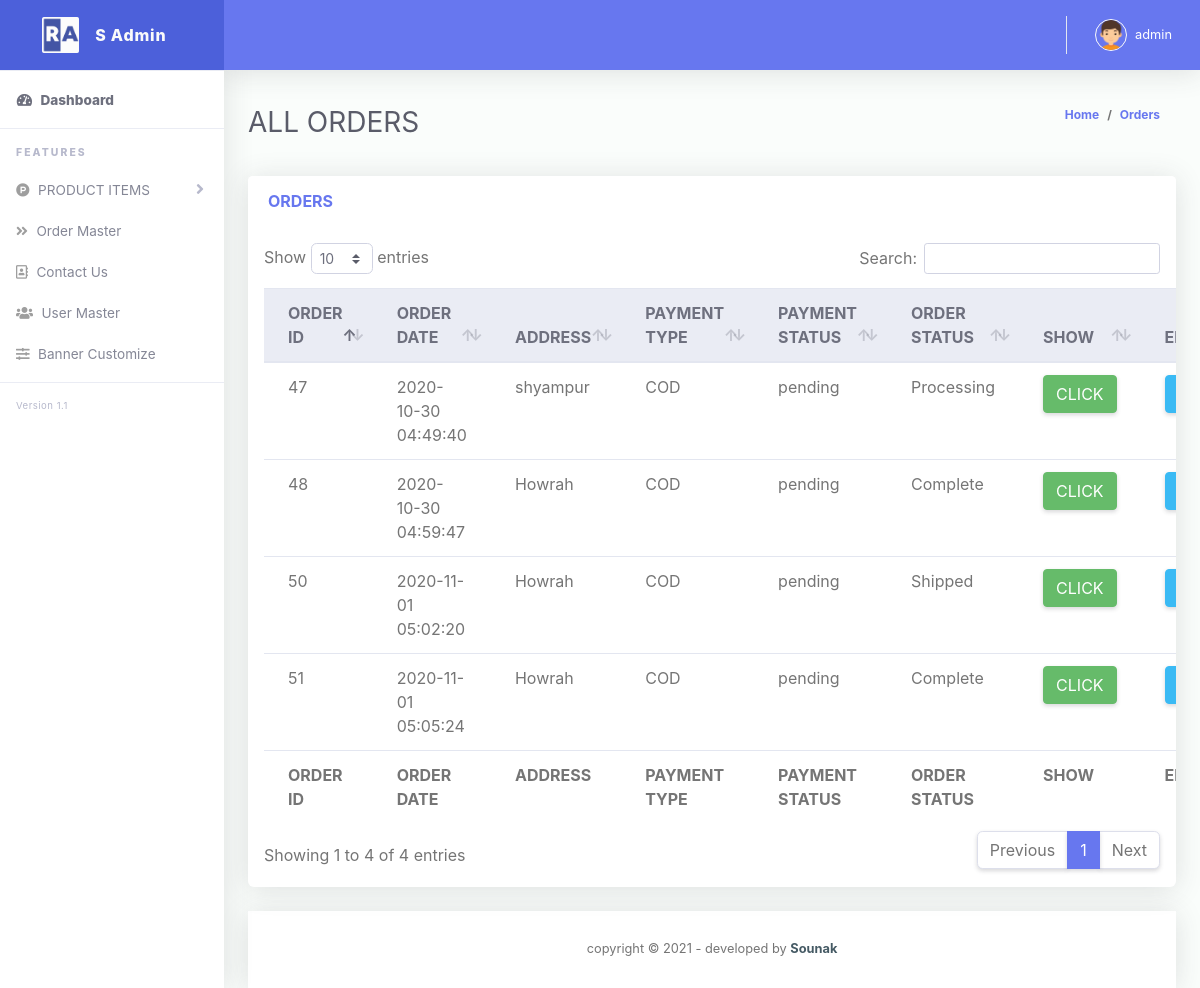
/admin/order_master.php (signed in), run on the app's committed database.
### tables this page shows
CREATE TABLE `orders` (
  `id` int(11) NOT NULL,
  `user_id` int(11) NOT NULL,
  `first_name` varchar(50) NOT NULL,
  `last_name` varchar(50) NOT NULL,
  `email` varchar(20) NOT NULL,
  `title` varchar(40) NOT NULL,
  `first_address` text NOT NULL,
  `last_address` text NOT NULL,
  `zip` int(11) NOT NULL,
  `country` varchar(20) NOT NULL,
  `state` varchar(20) NOT NULL,
  `phone` int(11) NOT NULL,
  `mobile` int(11) NOT NULL,
  `fax` int(11) NOT NULL,
  `payment_type` varchar(20) NOT NULL,
  `total_price` float NOT NULL,
  `order_status` int(11) NOT NULL,
  `txnid` varchar(20) NOT NULL,
  `mihpayid` varchar(20) NOT NULL,
  `payment_status` varchar(20) NOT NULL,
  `added_on` datetime NOT NULL
);

CREATE TABLE `order_status` (
  `id` int(11) NOT NULL,
  `name` varchar(50) NOT NULL
);

### admin/order_master.php (the view, shortened to what this page needs)
<?php
	require('header.inc.php');
				?>
        <div class="container-fluid" id="container-wrapper">
          <div class="d-sm-flex align-items-center justify-content-between mb-4">
            <h1 class="h3 mb-0 text-gray-800">ALL ORDERS</h1>
            <ol class="breadcrumb">
              <li class="breadcrumb-item"><a href="index.php">Home</a></li>
              <li class="breadcrumb-item"><a href="order_master.php">Orders</a></li>
            </ol>
          </div>
          <div class="row">
            <div class="col-lg-12">
              <div class="card mb-4">
                <div class="card-header py-3 d-flex flex-row align-items-center justify-content-between">
                  <h6 class="m-0 font-weight-bold text-primary">ORDERS</h6>
                </div>
                <div class="table-responsive p-3">
                  <table class="table align-items-center table-flush" id="dataTable">
                    <thead class="thead-light">
                      <tr>
						<th>ORDER ID</th>
                        <th>ORDER DATE</th>
                        <th>ADDRESS</th>
                        <th>PAYMENT TYPE</th>
                        <th>PAYMENT STATUS</th>
                        <th>ORDER STATUS</th>
                        <th>SHOW</th>
                        <th>EDIT</th>
                      </tr>
                    </thead>
                    <tfoot>
                      <tr>
						<th>ORDER ID</th>
                        <th>ORDER DATE</th>
                        <th>ADDRESS</th>
                        <th>PAYMENT TYPE</th>
                        <th>PAYMENT STATUS</th>
                        <th>ORDER STATUS</th>
                        <th>SHOW</th>
                        <th>EDIT</th>
                      </tr>
                    </tfoot>
                    <tbody>
					<?php
						$sql="select * from orders order by id desc";
						$result=mysqli_query($conn,$sql);
						while($row=mysqli_fetch_assoc($result)){
							$order_status=$row['order_status'];
							$order_status_result=mysqli_query($conn,"select * from order_status where id='$order_status'");
							if(mysqli_num_rows($order_status_result)>0){
								$order_status_row=mysqli_fetch_assoc($order_status_result);
								$order_type=$order_status_row['name'];
							}else{
								$order_type="Alredy Delivered";
							}
					?>
					 <tr>
                        <td><?php echo $row['id']?></td>
                        <td><?php echo $row['added_on']?></td>
                        <td><?php echo $row['first_address']?></td>
                        <td><?php echo $row['payment_type']?></td>
                        <td><?php echo $row['payment_status']?></td>
                        <td><?php echo $order_type ?></td>
                        <td><a class="btn btn-success" style="color:white;" href="show_order.php?id=<?php echo $row['id']?>">CLICK<i class="fas fa-mouse"></i></a></td>
                        <td><a class="btn btn-info" href="edit_order_status.php?id=<?php echo $row['id']?>">CLICK<i class="fas fa-mouse"></i></a></td>
                      </tr>
					<?php
						}
					?>
                    </tbody>
                  </table>
                </div>
              </div>
            </div>
           </div>
<?php
	require('footer.inc.php');
?>

### data on the page
orders: id "51", added_on "2020-11-01 05:05:24", first_address "Howrah", payment_type "COD", payment_status "pending", order_status.name "Complete"
orders: id "50", added_on "2020-11-01 05:02:20", first_address "Howrah", payment_type "COD", payment_status "pending", order_status.name "Shipped"
orders: id "48", added_on "2020-10-30 04:59:47", first_address "Howrah", payment_type "COD", payment_status "pending", order_status.name "Complete"
orders: id "47", added_on "2020-10-30 04:49:40", first_address "shyampur", payment_type "COD", payment_status "pending", order_status.name "Processing"

### other printed values
$admin_name "admin"
